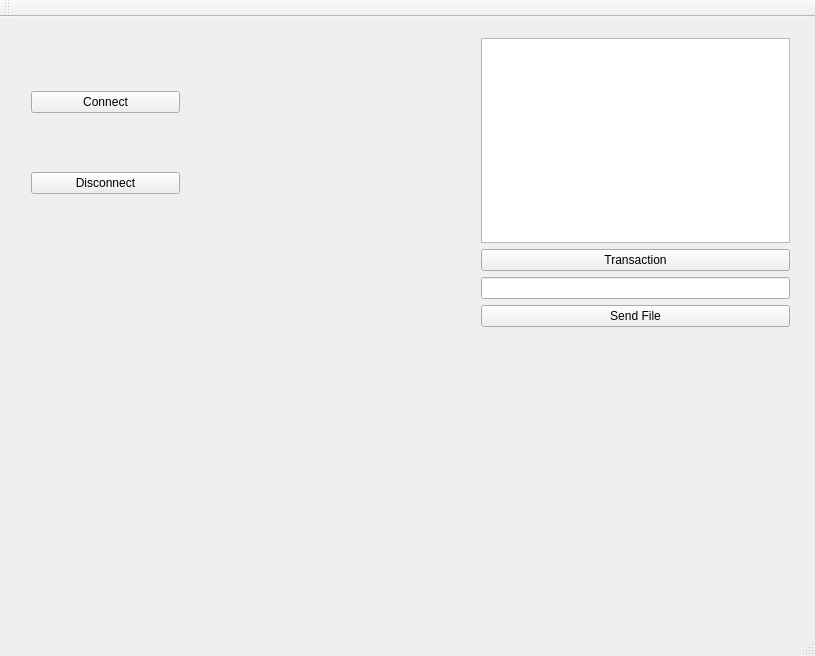
<?xml version="1.0" encoding="UTF-8"?>
<ui version="4.0">
 <class>MainWindow</class>
 <widget class="QMainWindow" name="MainWindow">
  <property name="geometry">
   <rect>
    <x>0</x>
    <y>0</y>
    <width>815</width>
    <height>656</height>
   </rect>
  </property>
  <property name="windowTitle">
   <string>MainWindow</string>
  </property>
  <widget class="QWidget" name="centralWidget">
   <widget class="QWidget" name="gridLayoutWidget">
    <property name="geometry">
     <rect>
      <x>20</x>
      <y>10</y>
      <width>171</width>
      <height>232</height>
     </rect>
    </property>
    <layout class="QGridLayout" name="gridLayout">
     <item row="0" column="0">
      <widget class="QPushButton" name="pushButton">
       <property name="text">
        <string>Connect</string>
       </property>
      </widget>
     </item>
     <item row="1" column="0">
      <widget class="QPushButton" name="pushButton_2">
       <property name="text">
        <string>Disconnect</string>
       </property>
      </widget>
     </item>
    </layout>
   </widget>
   <widget class="QWidget" name="gridLayoutWidget_2">
    <property name="geometry">
     <rect>
      <x>470</x>
      <y>10</y>
      <width>331</width>
      <height>311</height>
     </rect>
    </property>
    <layout class="QGridLayout" name="gridLayout_2">
     <item row="2" column="0">
      <widget class="QPushButton" name="pushButton_4">
       <property name="text">
        <string>Transaction</string>
       </property>
      </widget>
     </item>
     <item row="4" column="0">
      <widget class="QPushButton" name="pushButton_3">
       <property name="text">
        <string>Send File</string>
       </property>
      </widget>
     </item>
     <item row="3" column="0">
      <widget class="QLineEdit" name="lineEdit"/>
     </item>
     <item row="0" column="0">
      <widget class="QTextEdit" name="textEdit"/>
     </item>
    </layout>
   </widget>
  </widget>
  <widget class="QMenuBar" name="menuBar">
   <property name="geometry">
    <rect>
     <x>0</x>
     <y>0</y>
     <width>815</width>
     <height>22</height>
    </rect>
   </property>
  </widget>
  <widget class="QToolBar" name="mainToolBar">
   <attribute name="toolBarArea">
    <enum>TopToolBarArea</enum>
   </attribute>
   <attribute name="toolBarBreak">
    <bool>false</bool>
   </attribute>
  </widget>
  <widget class="QStatusBar" name="statusBar"/>
 </widget>
 <layoutdefault spacing="6" margin="11"/>
 <resources/>
 <connections/>
</ui>
